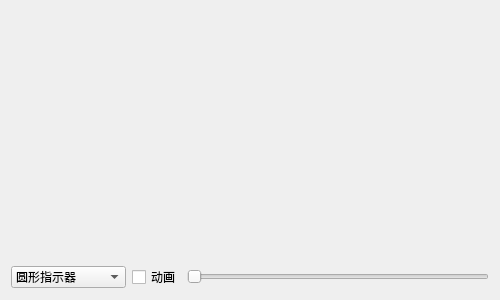
<?xml version="1.0" encoding="UTF-8"?>
<ui version="4.0">
 <class>frmGaugeSimple</class>
 <widget class="QWidget" name="frmGaugeSimple">
  <property name="geometry">
   <rect>
    <x>0</x>
    <y>0</y>
    <width>500</width>
    <height>300</height>
   </rect>
  </property>
  <property name="windowTitle">
   <string>Form</string>
  </property>
  <layout class="QVBoxLayout" name="verticalLayout">
   <item>
    <widget class="GaugeSimple" name="gaugeSimple" native="true">
     <property name="sizePolicy">
      <sizepolicy hsizetype="Preferred" vsizetype="Expanding">
       <horstretch>0</horstretch>
       <verstretch>0</verstretch>
      </sizepolicy>
     </property>
    </widget>
   </item>
   <item>
    <layout class="QHBoxLayout" name="horizontalLayout">
     <item>
      <widget class="QComboBox" name="cboxPointerStyle">
       <property name="minimumSize">
        <size>
         <width>110</width>
         <height>0</height>
        </size>
       </property>
       <item>
        <property name="text">
         <string>圆形指示器</string>
        </property>
       </item>
       <item>
        <property name="text">
         <string>指针指示器</string>
        </property>
       </item>
       <item>
        <property name="text">
         <string>圆角指针指示器</string>
        </property>
       </item>
       <item>
        <property name="text">
         <string>三角形指示器</string>
        </property>
       </item>
      </widget>
     </item>
     <item>
      <widget class="QCheckBox" name="ckAnimation">
       <property name="text">
        <string>动画</string>
       </property>
      </widget>
     </item>
     <item>
      <widget class="QSlider" name="horizontalSlider">
       <property name="maximum">
        <number>100</number>
       </property>
       <property name="orientation">
        <enum>Qt::Horizontal</enum>
       </property>
      </widget>
     </item>
    </layout>
   </item>
  </layout>
 </widget>
 <customwidgets>
  <customwidget>
   <class>GaugeSimple</class>
   <extends>QWidget</extends>
   <header>gaugesimple.h</header>
   <slots>
    <slot>setValue(int)</slot>
   </slots>
  </customwidget>
 </customwidgets>
 <resources/>
 <connections/>
</ui>
